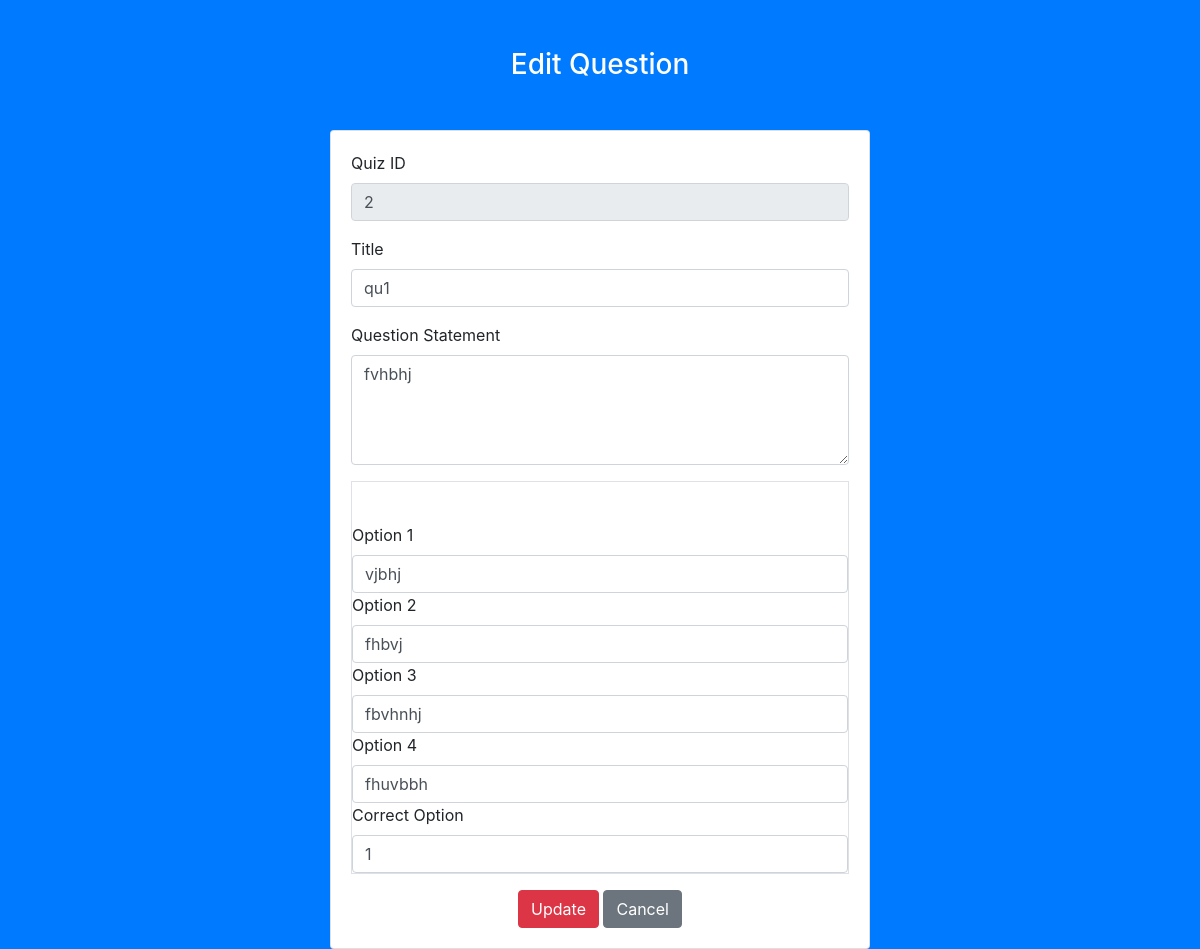
The page /editQuestion/5 on the database its author committed.
### app.py (models this page shows)
class Question(db.Model):
    __tablename__ = 'question'
    q_id = db.Column(db.Integer, autoincrement=True, primary_key=True)
    q_title=db.Column(db.String(50),nullable=False)
    q_statement = db.Column(db.String(100), unique=True, nullable=False)
    opt_1 = db.Column(db.String(50),nullable=False)
    opt_2 = db.Column(db.String(50),nullable=False)
    opt_3 = db.Column(db.String(50),nullable=False)
    opt_4 = db.Column(db.String(50),nullable=False)
    c_opt = db.Column(db.Integer,nullable=False)
    quiz_id = db.Column(db.Integer, db.ForeignKey("quiz.quiz_id", ondelete="CASCADE"), nullable=False)

### app.py (the view, shortened to what this page needs)
@app.route("/editQuestion/<int:q_id>", methods=["GET", "POST"])
def edit_question(q_id):
    ques = Question.query.get(q_id)
    return render_template("editQuestion.html", question=ques)

### app.py (called while the page is built)
@app.before_request
def create_tables():
    db.create_all()
    if not User.query.filter_by(email="Admin12@gmail.com").first():
        admin=User(name="Admin", email="Admin12@gmail.com", password=generate_password_hash("Silvia06@10"), std=0, dob=datetime.strptime("2006-06-01", "%Y-%m-%d").date(),admin=True)
        db.session.add(admin)
        db.session.commit()

### templates/editQuestion.html (shortened to what this page needs)
<!DOCTYPE html>
<html lang="en">
<head>
  <link rel="stylesheet"
          href="https://maxcdn.bootstrapcdn.com/bootstrap/4.0.0/css/bootstrap.min.css" />
</head>
<body class="bg-primary">
<div class="container pt-5">
	<h3 class="strong text-center text-white">Edit Question</h3>
</div>
<div class="container mt-5">
        <div class="row justify-content-center">
            <div class="col-md-6">
                <div class="card">
                    <div class="card-body">
                        <form id="editQuestionForm" action="{{ url_for('edit_question', q_id=question.q_id) }}" method="POST">
                            <div class="form-group">
                                <label for="chapID">
                                    Quiz ID
                                </label>
                                <input type="number"
                                       class="form-control"
                                       id="chapID" name="chapID" value="{{ question.quiz_id}}" readonly="readonly"
                                        required />
                            </div>
                            <div class="form-group">
                                <label for="title">
                                    Title
                                </label>
                                <input type="text"
                                       class="form-control"
                                       id="title" name="title" value="{{question.q_title}}"
                                        required />
                            </div>
                            <div class="form-group">
                                <label for="stat">
                                    Question Statement
                                </label>
                                <textarea class="form-control" id="stat" name="stat" rows="4">{{ question.q_statement }}</textarea>
                            </div>
                            <div class="form-group border">
                                <h3 class="strong text-center text-white">Single Option Correct</h3>
                                <label for="op1">
                                    Option 1
                                </label>
                                <input type="text"
                                       class="form-control"
                                       id="op1" name="op1" value="{{question.opt_1}}"
                                        required />
                                <label for="op2">
                                    Option 2
                                </label>
                                <input type="text"
                                class="form-control"
                               id="op2" name="op2" value = "{{question.opt_2}}"
                                required />
                                <label for="op3">
                                    Option 3
                                </label>
                                <input type="text"
                                       class="form-control"
                                       id="op3" name="op3" value="{{question.opt_3}}"
                                        required />
                                        <label for="op4">
                                            Option 4
                                        </label>
                                        <input type="text"
                                               class="form-control"
                                               id="op4" name="op4" value="{{question.opt_4}}"
                                                required />
                                        <label for="copt">
                                            Correct Option
                                        </label>
                                        <input type="number"
                                                class="form-control"
                                                id="copt" name="copt" value="{{question.c_opt}}"
                                                required />
                            </div>
			    <div class="text-center">
                            <button class="btn btn-danger">
                                Update
                            </button>
                            <a href="{{ url_for('quiz_Management') }}" class="btn btn-secondary">Cancel</a>
                            </div>
                        </form>
                    </div>
                </div>
            </div>
        </div>
    </div>
</body>
</html>

### rows shown on the page
Question: chapID "2", title "qu1", stat "fvhbhj", op1 "vjbhj", op2 "fhbvj", op3 "fbvhnhj", op4 "fhuvbbh", copt "1"
